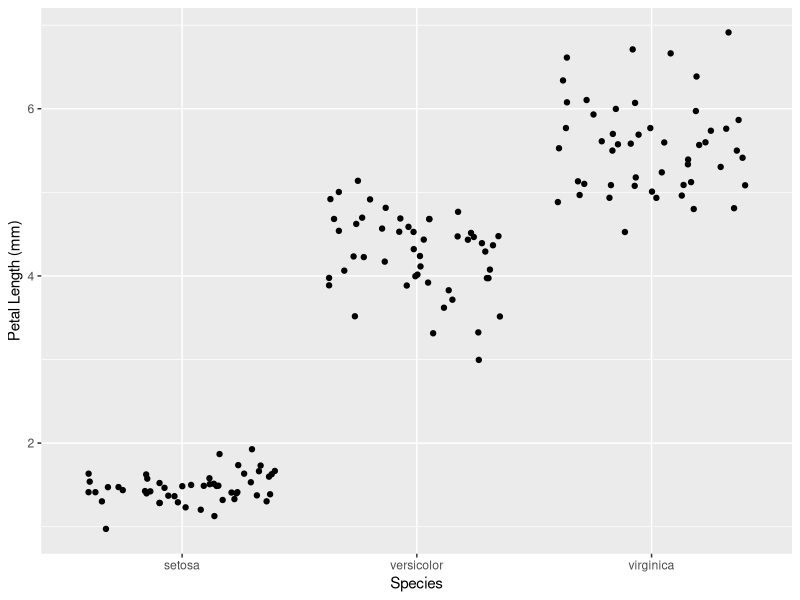
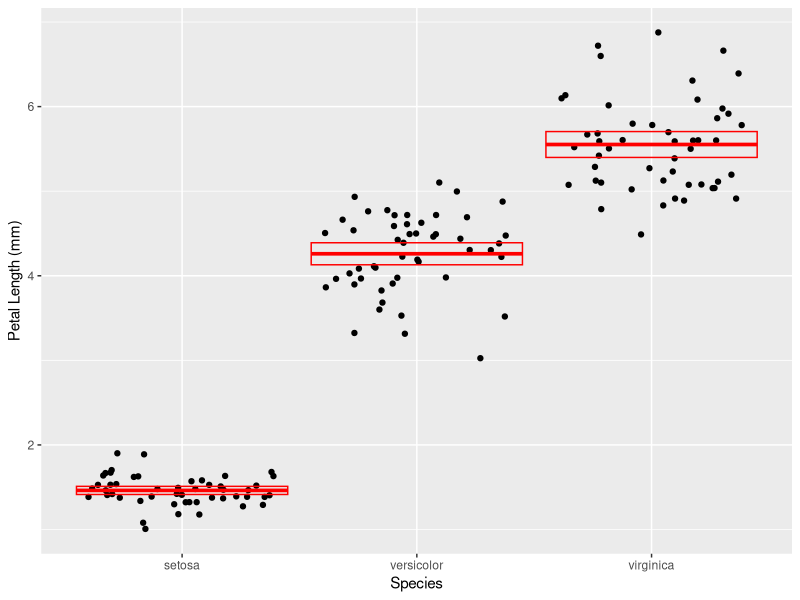
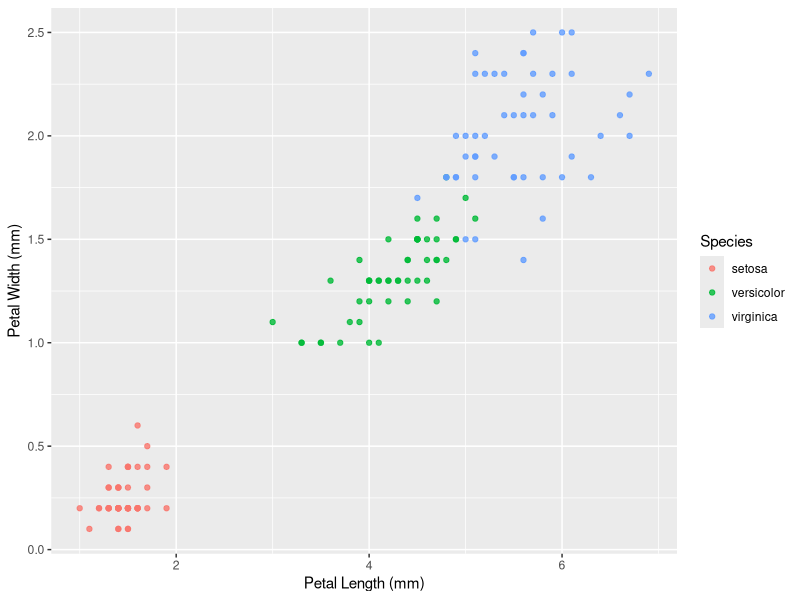

Source code (R) for these figures, in order: (Note: this script raises an error after producing the figures.)
## ---- chunk 1
library(tidyverse)
iris <- as_tibble(iris)
iris <- rename(iris, sepal_length = Sepal.Length, sepal_width = Sepal.Width, petal_length = Petal.Length, petal_width = Petal.Width, species = Species)
iris
## ---- chunk 2
iris2 <- mutate(iris, sepal_length_cm = sepal_length * 10, sepal_width_cm = sepal_width * 10, petal_length_cm = petal_length * 10, petal_width_cm = petal_width * 10)
iris2 <- select(iris2, species, sepal_length_cm, sepal_width_cm, petal_length_cm, petal_width_cm)
iris2
## ---- chunk 3
iris3 <- mutate(iris, sepal_area = sepal_length * sepal_width, petal_area = petal_length * petal_width)
iris3 <- select(iris3, sepal_area, petal_area, species)
iris3
## ---- chunk 4
summary4 <- summarise(iris, sampl_size = n(), max_value = max(sepal_length), min_value = min(sepal_length), range = max_value - min_value, median = median(sepal_length), q1 = quantile(sepal_length, probs = 0.25), q3 = quantile(sepal_length, probs = 0.75), iqr = q3 - q1)
summary4
## ---- chunk 5
iris_grouped <- group_by(iris, species)
summary5 <- summarise(iris_grouped, sampl_size = n(), mean_petal_width = mean(petal_width), sd_petal_width = sd(petal_width), variance = var(petal_width), sem = mean_petal_width / sqrt(sampl_size), ci_lower = mean_petal_width - 2 * sem, ci_upper = mean_petal_width + 2 * sem)
summary5
## ---- chunk 6
ggplot(data = iris) +
  geom_jitter(mapping = aes(x = species, y = petal_length))  +
  labs(x = "Species", y = "Petal Length (mm)")
## ---- chunk 7
iris_summary <-
  summarize(
    iris_grouped, 
    mean_petal_length = mean(petal_length),
    sem = sd(petal_length) / sqrt(n()),
    upper_limit = mean_petal_length + 1.96 * sem,
    lower_limit = mean_petal_length - 1.96 * sem
  )
ggplot(data = iris) +
  geom_jitter(mapping = aes(x = species, y = petal_length)) +
  geom_crossbar(
    data = iris_summary, 
    mapping = aes(x = species, y = mean_petal_length, ymax = upper_limit, ymin = lower_limit),
    color = "red") +
    labs(x = "Species", y = "Petal Length (mm)")
## ---- chunk 8
ggplot(data = iris) +
  geom_point(mapping = aes(x = petal_length, y = petal_width, color = species), alpha = 0.8) + labs(x = "Petal Length (mm)", y = "Petal Width (mm)", color = "Species") 

## ---- chunk 9
sessioninfo::session_info()
